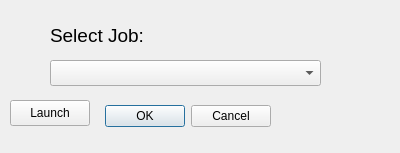
<?xml version="1.0" encoding="UTF-8"?>
<ui version="4.0">
 <class>JobLaunch</class>
 <widget class="QDialog" name="JobLaunch">
  <property name="geometry">
   <rect>
    <x>0</x>
    <y>0</y>
    <width>400</width>
    <height>153</height>
   </rect>
  </property>
  <property name="windowTitle">
   <string>Launch Job</string>
  </property>
  <widget class="QDialogButtonBox" name="buttonBox">
   <property name="geometry">
    <rect>
     <x>100</x>
     <y>100</y>
     <width>171</width>
     <height>32</height>
    </rect>
   </property>
   <property name="orientation">
    <enum>Qt::Orientation::Horizontal</enum>
   </property>
   <property name="standardButtons">
    <set>QDialogButtonBox::StandardButton::Cancel|QDialogButtonBox::StandardButton::Ok</set>
   </property>
  </widget>
  <widget class="QComboBox" name="jobComboBox">
   <property name="geometry">
    <rect>
     <x>50</x>
     <y>60</y>
     <width>271</width>
     <height>26</height>
    </rect>
   </property>
  </widget>
  <widget class="QLabel" name="label">
   <property name="geometry">
    <rect>
     <x>50</x>
     <y>20</y>
     <width>101</width>
     <height>31</height>
    </rect>
   </property>
   <property name="font">
    <font>
     <pointsize>14</pointsize>
    </font>
   </property>
   <property name="text">
    <string>Select Job:</string>
   </property>
  </widget>
  <widget class="QPushButton" name="btnLaunchJob">
   <property name="geometry">
    <rect>
     <x>10</x>
     <y>100</y>
     <width>80</width>
     <height>26</height>
    </rect>
   </property>
   <property name="text">
    <string>Launch</string>
   </property>
  </widget>
 </widget>
 <resources/>
 <connections>
  <connection>
   <sender>buttonBox</sender>
   <signal>accepted()</signal>
   <receiver>JobLaunch</receiver>
   <slot>accept()</slot>
   <hints>
    <hint type="sourcelabel">
     <x>248</x>
     <y>254</y>
    </hint>
    <hint type="destinationlabel">
     <x>157</x>
     <y>274</y>
    </hint>
   </hints>
  </connection>
  <connection>
   <sender>buttonBox</sender>
   <signal>rejected()</signal>
   <receiver>JobLaunch</receiver>
   <slot>reject()</slot>
   <hints>
    <hint type="sourcelabel">
     <x>316</x>
     <y>260</y>
    </hint>
    <hint type="destinationlabel">
     <x>286</x>
     <y>274</y>
    </hint>
   </hints>
  </connection>
 </connections>
</ui>
